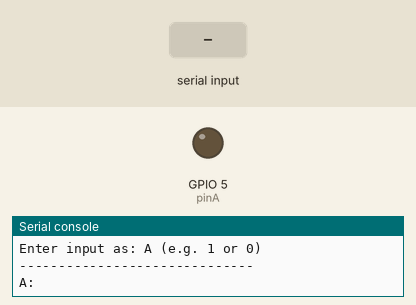
Simulated run of this program. Board: ESP32 board running MicroPython. On the bench: output pins drawn as LEDs (lit = HIGH), the last lines printed to the serial console. The inputs (shaded band) are chosen by the test bench.

Above: at 1.2 s.
1.3 s: "1" typed at the serial console, then Enter
At 1.9 s:
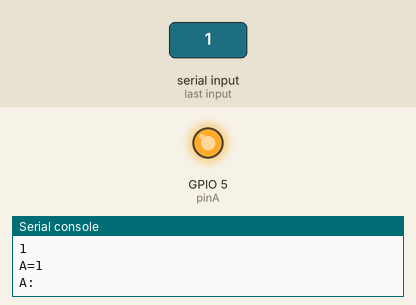
2.8 s: "0" typed at the serial console, then Enter
At 4.2 s:
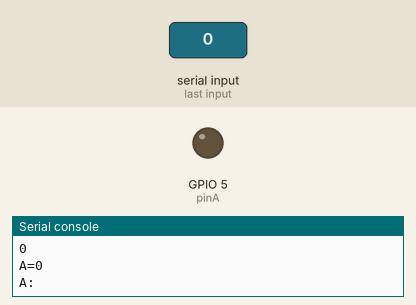
Timing chart, 0 to 5.8 s (numbered marks = the images above; inputs shaded):
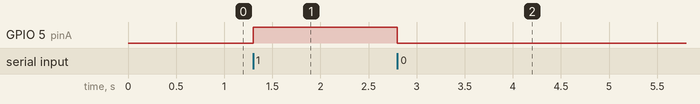

The program:

main.py
```python
from machine import Pin

pinA = Pin(5, Pin.OUT)

print("NOT Gate Simulator")
print("Enter input as: A (e.g. 1 or 0)")
print("-" * 30)

while True:
    try:
        line = input("A: ").strip()
        parts = line.split()
        if len(parts) != 1:
            print("Enter exactly 1 value: 0 or 1")
            continue
        a = int(parts[0])
        if a not in (0, 1):
            print("Only 0 or 1 allowed")
            continue
        pinA.value(a)
        print(f"A={a}")
    except Exception as e:
        print("Error:", e)
```

Measured:
- after the input at 1.3 s, GPIO 5 (pinA): LOW → HIGH at once
- after the input at 2.8 s, GPIO 5 (pinA): HIGH → LOW at once
